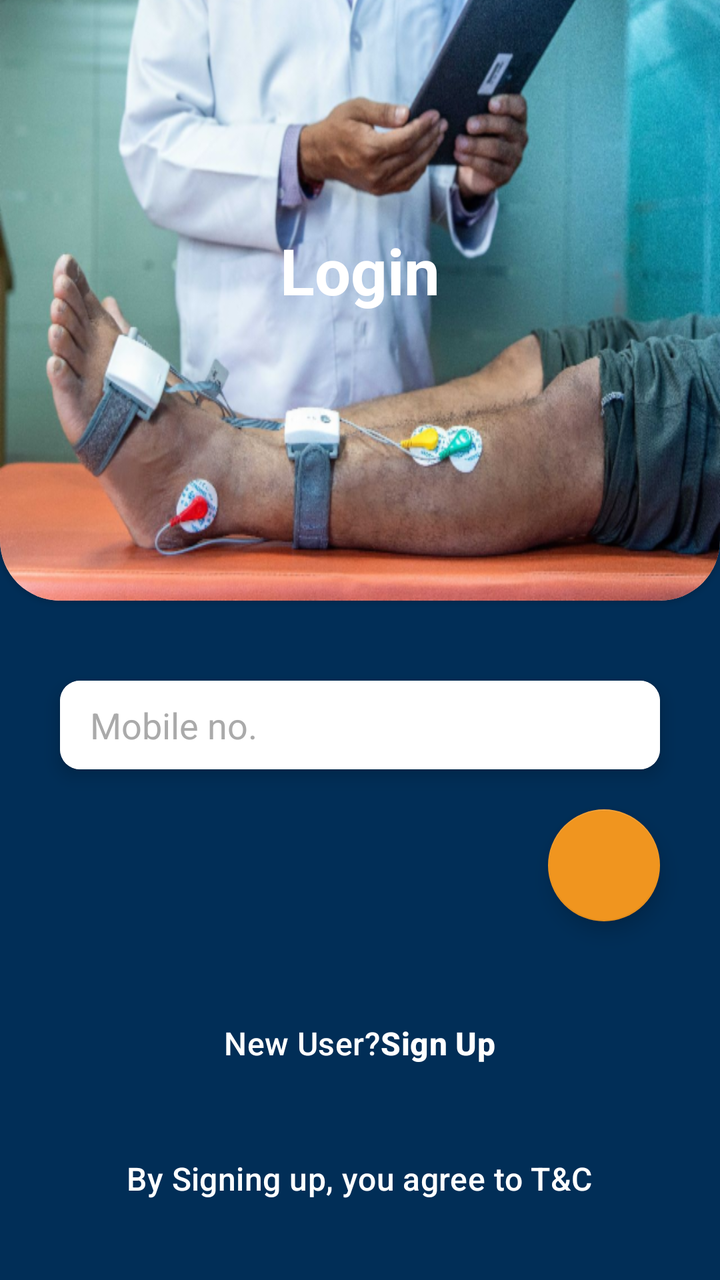
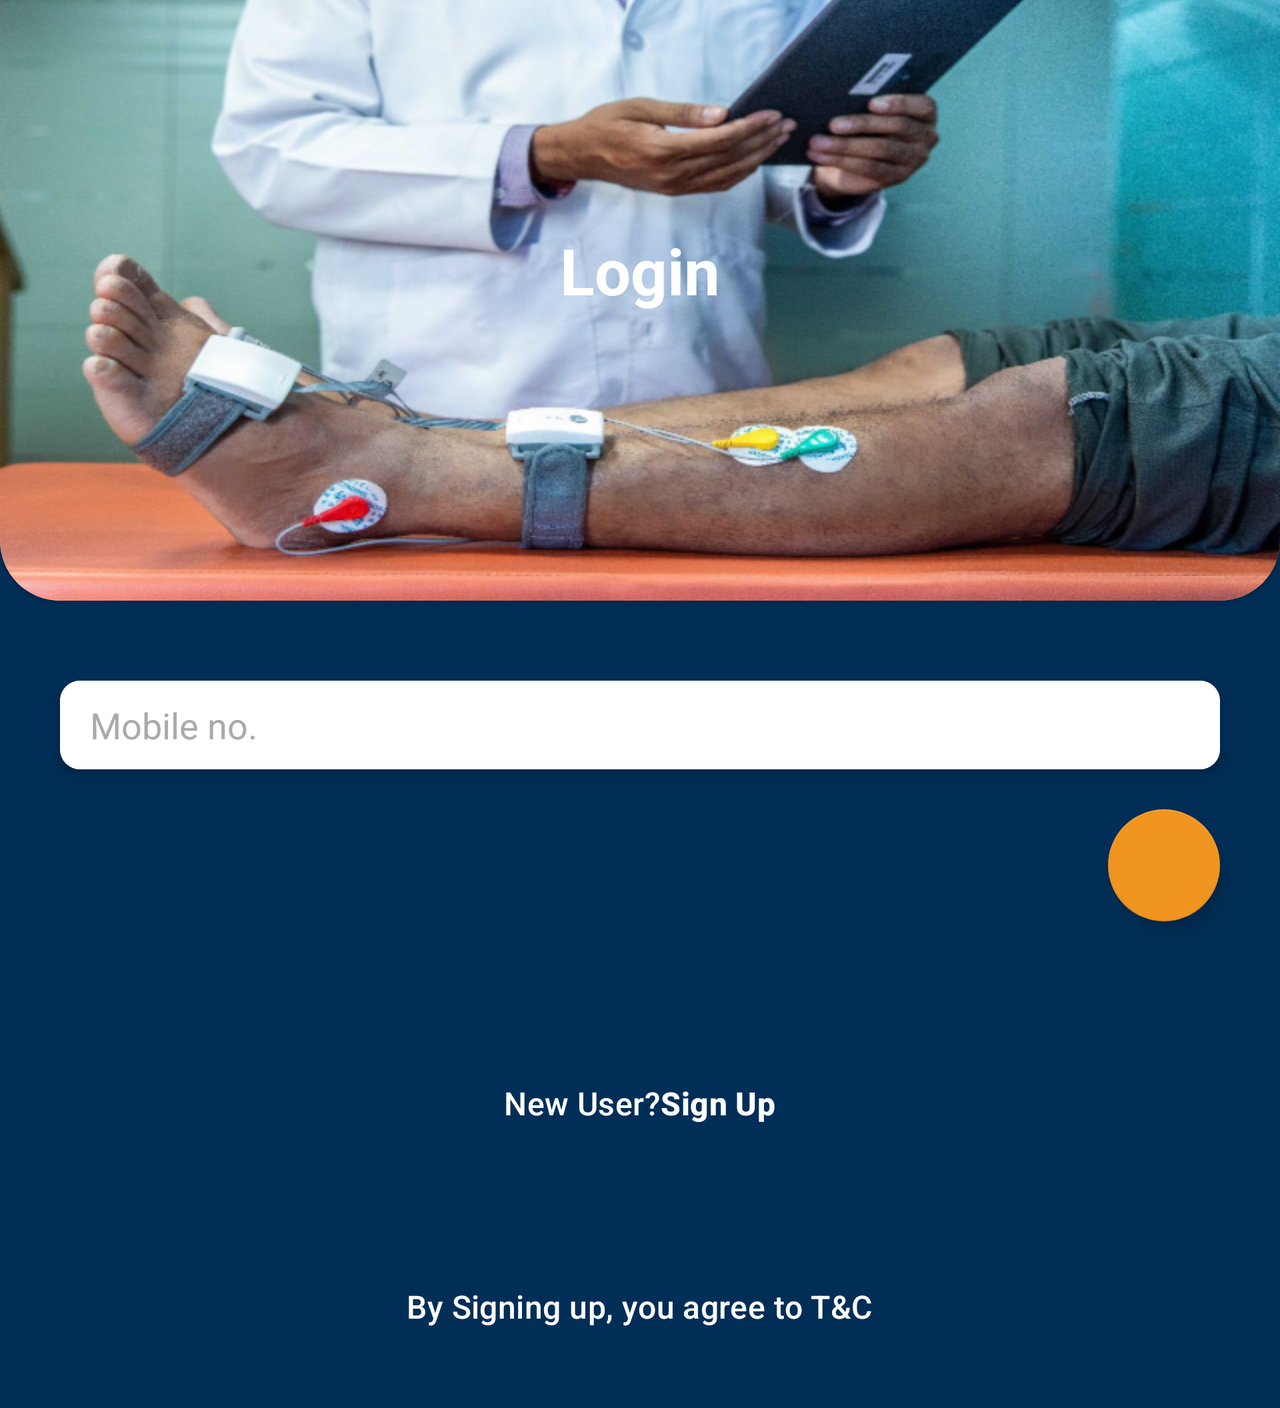

First picture: res/layout/ on a phone held upright. Second picture: the repository's own variant of that layout, on a device whose configuration matches the variant's folder. Source for both follows.
<!-- AndroidManifest.xml: application theme Theme.StartoonLabs -->
<!-- res/layout/sign_in_fragment_layout.xml -->
<?xml version="1.0" encoding="utf-8"?>
<layout xmlns:android="http://schemas.android.com/apk/res/android"
    xmlns:app="http://schemas.android.com/apk/res-auto">

    <RelativeLayout
        android:layout_width="match_parent"
        android:layout_height="match_parent"
        android:background="@color/color_primary">

        <LinearLayout
            android:layout_width="match_parent"
            android:layout_height="match_parent"
            android:background="@color/color_primary"
            android:orientation="vertical">

            <androidx.cardview.widget.CardView
                android:layout_width="match_parent"
                android:layout_height="330dp"
                android:layout_marginTop="-30dp"
                app:cardCornerRadius="30dp">

                <ImageView
                    android:layout_width="match_parent"
                    android:layout_height="match_parent"
                    android:contentDescription="@string/login_image"
                    android:scaleType="fitXY"
                    android:src="@drawable/login_image" />

                <TextView
                    android:layout_width="wrap_content"
                    android:layout_height="wrap_content"
                    android:layout_gravity="center"
                    android:text="@string/login"
                    android:textAppearance="@style/TextAppearance.Material3.HeadlineLarge"
                    android:textColor="@color/white"
                    android:textStyle="bold" />

            </androidx.cardview.widget.CardView>

            <androidx.cardview.widget.CardView
                android:layout_width="match_parent"
                android:layout_height="wrap_content"
                android:layout_gravity="center_horizontal"
                android:layout_marginHorizontal="30dp"
                android:layout_marginTop="40dp"
                app:cardCornerRadius="10dp"
                app:cardElevation="5dp">

                <EditText
                    android:id="@+id/mobile_number"
                    android:layout_width="match_parent"
                    android:layout_height="wrap_content"
                    android:autofillHints="phone"
                    android:background="@color/white"
                    android:hint="@string/mobile_hint"
                    android:inputType="number"
                    android:maxLength="10"
                    android:paddingHorizontal="15dp"
                    android:paddingVertical="10dp"
                    android:textColor="@color/black"
                    android:textColorHint="@android:color/darker_gray" />

            </androidx.cardview.widget.CardView>

            <com.google.android.material.floatingactionbutton.FloatingActionButton
                android:id="@+id/sign_in_btn"
                android:layout_width="wrap_content"
                android:layout_height="wrap_content"
                android:layout_gravity="end"
                android:layout_marginHorizontal="30dp"
                android:layout_marginTop="20dp"
                android:contentDescription="@string/sign_in_button"
                android:src="@drawable/ic_next_arrow"
                app:backgroundTint="@color/orange"
                app:tint="@color/white" />

            <LinearLayout
                android:id="@+id/sign_up_btn"
                android:layout_width="wrap_content"
                android:layout_height="wrap_content"
                android:layout_gravity="center_horizontal"
                android:layout_marginTop="50dp"
                android:orientation="horizontal">

                <TextView
                    android:layout_width="wrap_content"
                    android:layout_height="wrap_content"
                    android:text="@string/new_user"
                    android:textAppearance="@style/TextAppearance.Material3.TitleMedium"
                    android:textColor="@color/white" />

                <TextView
                    android:layout_width="wrap_content"
                    android:layout_height="wrap_content"
                    android:text="@string/sign_up"
                    android:textAppearance="@style/TextAppearance.Material3.TitleMedium"
                    android:textColor="@color/white"
                    android:textStyle="bold" />

            </LinearLayout>

        </LinearLayout>

        <TextView
            android:layout_width="wrap_content"
            android:layout_height="wrap_content"
            android:layout_alignParentBottom="true"
            android:layout_centerHorizontal="true"
            android:layout_marginBottom="40dp"
            android:text="@string/tnc_text"
            android:textAppearance="@style/TextAppearance.Material3.TitleMedium"
            android:textColor="@color/white" />

    </RelativeLayout>

</layout>
<!-- resources referenced by this layout -->
<resources>
  <color name="black">#FF000000</color>
  <color name="color_primary">#012E57</color>
  <color name="orange">#f0951f</color>
  <color name="white">#FFFFFFFF</color>
  <!-- drawable login_image: png bitmap (drawable-ldpi, 373204 bytes) -->
  <string name="login">Login</string>
  <string name="login_image">Login Image</string>
  <string name="mobile_hint">Mobile no.</string>
  <string name="new_user">New User?</string>
  <string name="sign_in_button">sign_in_button</string>
  <string name="sign_up"> Sign Up</string>
  <string name="tnc_text">By Signing up, you agree to T&amp;C</string>
  <style name="Theme.StartoonLabs" parent="Theme.MaterialComponents.DayNight.NoActionBar">
          
          <item name="colorPrimary">@color/color_primary</item>
          <item name="colorPrimaryVariant">@color/color_primary</item>
          <item name="colorOnPrimary">@color/white</item>
          
          <item name="colorSecondary">@color/teal_200</item>
          <item name="colorSecondaryVariant">@color/teal_700</item>
          <item name="colorOnSecondary">@color/black</item>
          
          <item name="android:statusBarColor">?attr/colorPrimaryVariant</item>
          
          <item name="android:windowBackground">@drawable/splash_bg</item>
      </style>
  <color name="teal_200">#FF03DAC5</color>
  <color name="teal_700">#FF018786</color>
  <!-- drawable splash_bg (drawable) -->
  <?xml version="1.0" encoding="utf-8"?>
  <layer-list xmlns:android="http://schemas.android.com/apk/res/android">
  
      <item>
          <shape android:shape="rectangle">
              <solid android:color="@color/color_primary"/>
          </shape>
      </item>
  
      <item android:width="100dp"
          android:height="100dp"
          android:drawable="@drawable/startoon"
          android:gravity="center">
      </item>
  
  </layer-list>
  <!-- drawable startoon: png bitmap (drawable-hdpi, 35576 bytes) -->
</resources>
<!-- res/layout-land/sign_in_fragment_layout.xml (the repository's variant of the layout above) -->
<!-- drawn on the phone turned sideways -->
<?xml version="1.0" encoding="utf-8"?>
<layout xmlns:android="http://schemas.android.com/apk/res/android"
    xmlns:app="http://schemas.android.com/apk/res-auto">

    <ScrollView
        android:layout_width="match_parent"
        android:layout_height="match_parent">

        <RelativeLayout
            android:layout_width="match_parent"
            android:layout_height="wrap_content"
            android:background="@color/color_primary">

            <LinearLayout
                android:layout_width="match_parent"
                android:layout_height="match_parent"
                android:background="@color/color_primary"
                android:orientation="vertical">

                <androidx.cardview.widget.CardView
                    android:layout_width="match_parent"
                    android:layout_height="330dp"
                    android:layout_marginTop="-30dp"
                    app:cardCornerRadius="30dp">

                    <ImageView
                        android:layout_width="match_parent"
                        android:layout_height="match_parent"
                        android:contentDescription="@string/login_image"
                        android:scaleType="fitXY"
                        android:src="@drawable/login_image" />

                    <TextView
                        android:layout_width="wrap_content"
                        android:layout_height="wrap_content"
                        android:layout_gravity="center"
                        android:text="@string/login"
                        android:textAppearance="@style/TextAppearance.Material3.HeadlineLarge"
                        android:textColor="@color/white"
                        android:textStyle="bold" />

                </androidx.cardview.widget.CardView>

                <androidx.cardview.widget.CardView
                    android:layout_width="match_parent"
                    android:layout_height="wrap_content"
                    android:layout_gravity="center_horizontal"
                    android:layout_marginHorizontal="30dp"
                    android:layout_marginTop="40dp"
                    app:cardCornerRadius="10dp"
                    app:cardElevation="5dp">

                    <EditText
                        android:id="@+id/mobile_number"
                        android:layout_width="match_parent"
                        android:layout_height="wrap_content"
                        android:autofillHints="phone"
                        android:background="@color/white"
                        android:hint="@string/mobile_hint"
                        android:inputType="number"
                        android:maxLength="10"
                        android:paddingHorizontal="15dp"
                        android:paddingVertical="10dp"
                        android:textColor="@color/black"
                        android:textColorHint="@android:color/darker_gray" />

                </androidx.cardview.widget.CardView>

                <com.google.android.material.floatingactionbutton.FloatingActionButton
                    android:id="@+id/sign_in_btn"
                    android:layout_width="wrap_content"
                    android:layout_height="wrap_content"
                    android:layout_gravity="end"
                    android:layout_marginHorizontal="30dp"
                    android:layout_marginTop="20dp"
                    android:contentDescription="@string/sign_in_button"
                    android:src="@drawable/ic_next_arrow"
                    app:backgroundTint="@color/orange"
                    app:tint="@color/white" />

                <LinearLayout
                    android:id="@+id/sign_up_btn"
                    android:layout_width="wrap_content"
                    android:layout_height="wrap_content"
                    android:layout_gravity="center_horizontal"
                    android:layout_marginTop="80dp"
                    android:orientation="horizontal">

                    <TextView
                        android:layout_width="wrap_content"
                        android:layout_height="wrap_content"
                        android:text="@string/new_user"
                        android:textAppearance="@style/TextAppearance.Material3.TitleMedium"
                        android:textColor="@color/white" />

                    <TextView
                        android:layout_width="wrap_content"
                        android:layout_height="wrap_content"
                        android:text="@string/sign_up"
                        android:textAppearance="@style/TextAppearance.Material3.TitleMedium"
                        android:textColor="@color/white"
                        android:textStyle="bold" />

                </LinearLayout>

                <TextView
                    android:layout_width="wrap_content"
                    android:layout_height="wrap_content"
                    android:layout_gravity="center_horizontal"
                    android:layout_marginTop="80dp"
                    android:layout_marginBottom="40dp"
                    android:text="@string/tnc_text"
                    android:textAppearance="@style/TextAppearance.Material3.TitleMedium"
                    android:textColor="@color/white" />

            </LinearLayout>

        </RelativeLayout>

    </ScrollView>

</layout>
